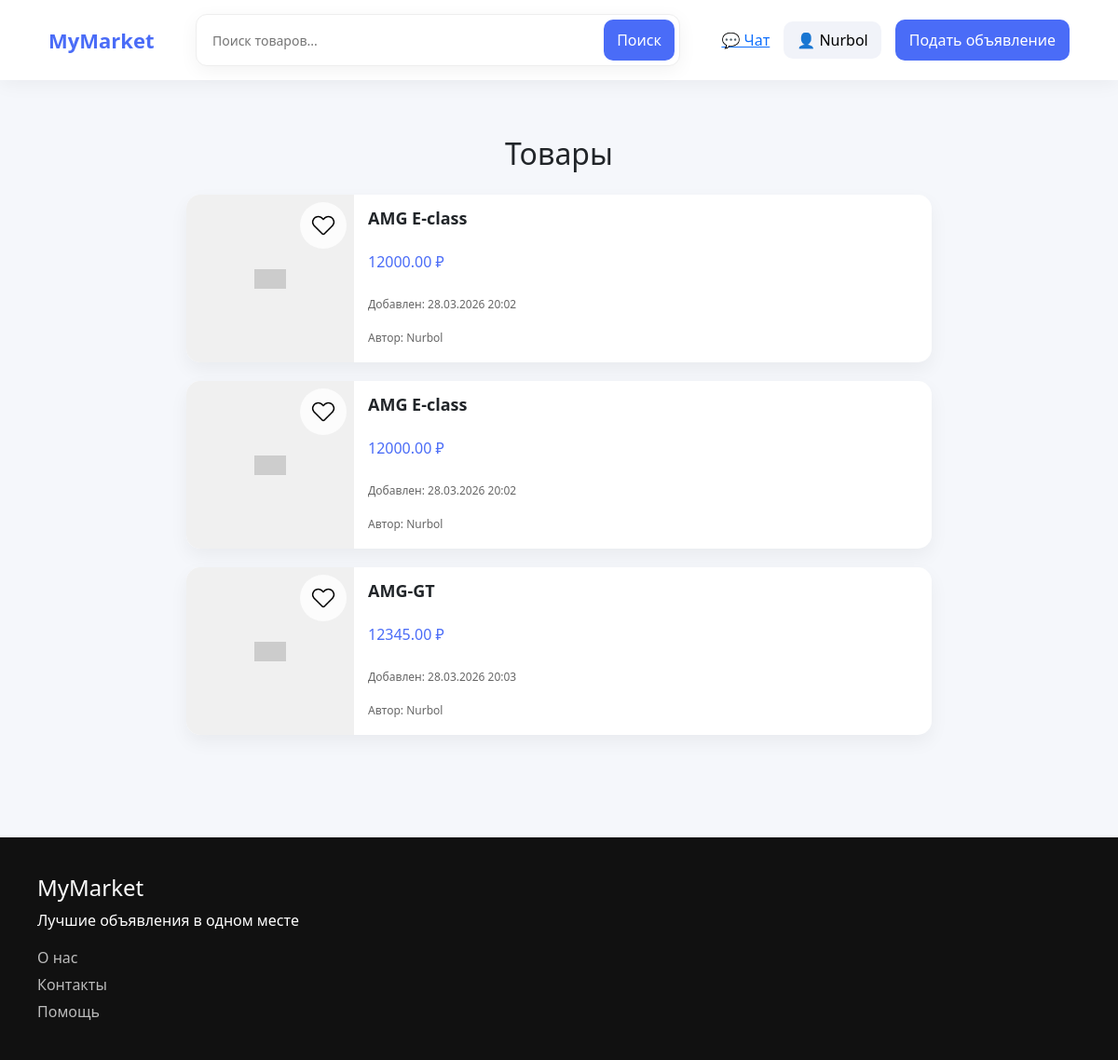
Page /products/2 (signed in) on the committed database.
### users/models.py (models this page shows)
class User(AbstractUser):
    phone_number = models.CharField(10)

### main/models.py (models this page shows, shortened)
class Product(models.Model):
    category = models.ForeignKey(Category, on_delete=models.CASCADE)
    subcategory = models.ForeignKey(SubCategory,on_delete=models.CASCADE, related_name="products")
    name = models.CharField(max_length=50)
    description = models.TextField()
    price = models.DecimalField(max_digits=20,decimal_places=2,blank=False)
    created_at = models.DateTimeField(auto_now_add=True)
    author = models.ForeignKey(settings.AUTH_USER_MODEL, on_delete=models.CASCADE)

### main/views.py (the view)
# urls.py: path("products/<int:pk>", SubCategoryProducts.as_view(), name="SubCategoryProducts")
class SubCategoryProducts(DetailView):
    model = SubCategory
    context_object_name = "subcategory"
    template_name = "main/SubCategory_products.html"
    def get_context_data(self, **kwargs):
        context = super().get_context_data(**kwargs)
        context["products"] = Product.objects.filter(subcategory=self.object)
        return context

### main/templates/main/SubCategory_products.html (shortened to what this page needs)
{% extends 'main/base.html' %}
{% load static %}
{% block section %}
<section style="margin: 30px 100px;">
    <h2 style="text-align:center; margin-bottom: 25px;">Товары</h2>
    <div class="product-list">
        {% for product in products %}
        <div class="product-card">
            <div class="product-image">
                <div class="placeholder">Фото</div>
                <img
                    class="like"
                    style="cursor: pointer; height: 50px;width: 50px;"
                    src="{% static 'main/image/black_heart.png' %}"
                    data-url="{% url 'main:ProductLike' %}"
                    data-product-id="{{product.id}}"
                    data-black-heart="{% static 'main/image/black_heart.png' %}"
                    data-red-heart="{% static 'main/image/red_heart.png' %}"
                    alt=""
                >
            </div>
            <div class="product-info">
                <h4>{{ product.name }}</h4>
                <p class="price">{{ product.price }} ₽</p>
                <p class="created">Добавлен: {{ product.created_at|date:"d.m.Y H:i" }}</p>
                <p class="author">Автор: {{ product.author.username }}</p>
            </div>
        </div>
        {% empty %}
        <p style="text-align:center;">Нет товаров в этой подкатегории</p>
        {% endfor %}
    </div>
</section>
<link rel="stylesheet" href="{% static 'main/css/products.css' %}">
{% endblock section %}

### main/templates/main/base.html (shortened to what this page needs)
<!DOCTYPE html>
{% load static %}
<html lang="en">
<head>
    <link href="https://cdn.jsdelivr.net/npm/bootstrap@5.3.8/dist/css/bootstrap.min.css" rel="stylesheet">
    <link rel="stylesheet" href="{% static 'main/css/base.css' %}">
</head>
<body class="page-wrapper">
    <header>
        <nav class="navbar custom-navbar">
            <div class="container-fluid nav-body">
                <a href="{% url 'main:home' %}" class="logo">
                    MyMarket
                </a>
                <form class="search-form" method="get">
                    <div class="search-box">
                        <input
                            type="text"
                            name="q"
                            placeholder="Поиск товаров..."
                            value="{{ request.GET.q }}"
                        >
                        <button type="submit">
                            Поиск
                        </button>
                    </div>
                </form>
                <div class="nav-right">
                    <a href="#" class="chat-link">💬 Чат</a>
                    {% if user.is_authenticated %}
                        <div class="dropdown user-dropdown">
                            <button class="user-btn" data-bs-toggle="dropdown">
                                👤 {{ user.username }}
                            </button>
                    </div>
                    {% else %}
                        <div class="auth-links">
                            <a href="{% url 'users:login' %}" class="login-btn">Войти</a>
                            <a href="{% url 'users:register' %}" class="register-btn">Регистрация</a>
                        </div>
                    {% endif %}
                    <a href="{% url 'main:ProductCreate' %}" class="create-btn">
                        Подать объявление
                    </a>
                </div>
            </div>
        </nav>
    </header>
    <section style="margin-top: 30px;margin-bottom: 30px;">
        {% block section %}{% endblock section %}
    </section>
    <footer class="footer">
        <div class="footer-container">
            <div>
                <h4>MyMarket</h4>
                <p>Лучшие объявления в одном месте</p>
            </div>
            <div>
                <a href="#">О нас</a>
                <a href="#">Контакты</a>
                <a href="#">Помощь</a>
            </div>
        </div>
    </footer>
</body>
</html>

### main/static/main/css/base.css (style rules this page uses)
body { background: #f5f7fb; font-family: 'Segoe UI', sans-serif; height: 100%; margin: 0; }
.page-wrapper { display: flex; flex-direction: column; min-height: 100vh; }
section { flex: 1; margin: 0 100px }
.footer { margin-top: auto; }
.custom-navbar { background: white; padding: 15px 40px; box-shadow: 0 4px 20px rgba(0,0,0,0.05); position: sticky; top: 0; z-index: 100; }
.logo { font-weight: bold; font-size: 22px; color: #4a6cf7; text-decoration: none; }
.search-form input { width: 400px; padding: 10px 15px; border-radius: 10px; border: 1px solid #ddd; outline: none; }
.nav-right { display: flex; align-items: center; gap: 15px; }
.create-btn { background: #4a6cf7; color: white; padding: 10px 15px; border-radius: 10px; text-decoration: none; }
.user-btn { background: #f1f3f9; border: none; padding: 8px 14px; border-radius: 10px; transition: 0.2s; }
.search-box { display: flex; align-items: center; background: white; border-radius: 12px; padding: 5px; width: 520px; box-shadow: 0 5px 20px rgba(0,0,0,0.05); border: 1px solid #eee; }
.search-box input { flex: 1; border: none; outline: none; padding: 10px 12px; font-size: 14px; border-radius: 10px; }
.search-box button { background: #4a6cf7; border: none; color: white; padding: 10px 14px; border-radius: 10px; cursor: pointer; transition: 0.2s; }
.footer { background: #111; color: white; padding: 40px; margin-top: 50px; }
.footer a { color: #bbb; display: block; margin-top: 5px; text-decoration: none; }

### main/static/main/css/products.css (style rules this page uses)
.product-list { display: flex; flex-direction: column; gap: 20px; }
.product-card { display: flex; background: white; border-radius: 15px; overflow: hidden; box-shadow: 0 8px 20px rgba(0,0,0,0.05); transition: transform 0.2s, box-shadow 0.2s; }
.product-image { width: 180px; height: 180px; background: #f0f0f0; position: relative; display: flex; justify-content: center; align-items: center; }
.product-image .placeholder { color: #aaa; font-size: 14px; }
.like { position: absolute; top: 8px; right: 8px; background: rgba(255,255,255,0.8); border: none; border-radius: 50%; padding: 6px; cursor: pointer; font-size: 16px; transition: 0.2s; }
.product-info { flex: 1; padding: 15px; display: flex; flex-direction: column; justify-content: space-between; }
.product-info h4 { margin: 0 0 8px 0; font-size: 18px; font-weight: 600; }
.product-info .price { font-size: 16px; font-weight: 500; color: #4a6cf7; margin-bottom: 8px; }
.product-info .created, .product-info .author { font-size: 12px; color: #666; margin: 2px 0; }

### rows in the picture
User: username "Nurbol"
Product: name "AMG E-class", price "12000.00", created_at "28.03.2026 20:02", author.username "Nurbol"
Product: name "AMG E-class", price "12000.00", created_at "28.03.2026 20:02", author.username "Nurbol"
Product: name "AMG-GT", price "12345.00", created_at "28.03.2026 20:03", author.username "Nurbol"
